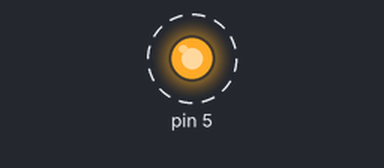
A sketch run on a simulated Arduino Uno, built with avr-gcc and run on an emulated ATmega328P. Shown: output pins drawn as LEDs (lit = HIGH). Dashed ring = blinking.

Above: at 0.2 s.
Timing chart, 0 to 3.0 s (numbered marks = the images above):
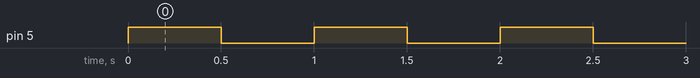

Measured:
- by itself, pin 5: alternates HIGH for 0.50 s and LOW for 0.50 s

The sketch:

delay.ino
```cpp
void setup() {
  // put your setup code here, to run once:
  Serial.begin(9600);
  pinMode(5,OUTPUT);
}

void loop() {
  // put your main code here, to run repeatedly:
  digitalWrite(5,HIGH);
  delay(500);
  digitalWrite(5,LOW);
  delay(500);

}
```
